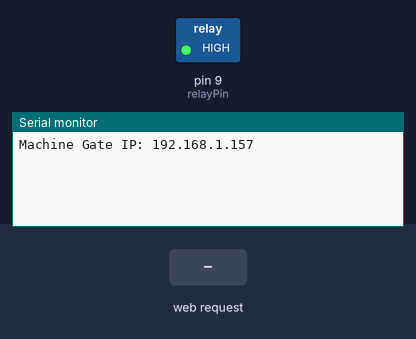
Simulated run of this sketch. Board: Arduino Uno, built with avr-gcc and run on an emulated ATmega328P. Shown: switched loads named in the sketch (green lamp = pin HIGH), the last lines printed to the serial monitor. The inputs (shaded band) are chosen by the test bench. WiFi joins after 1.5 s; servers stay silent unless stated.

Above: at 1.3 s.
1.4 s: HTTP request GET /OPENEN received
At 2.6 s:
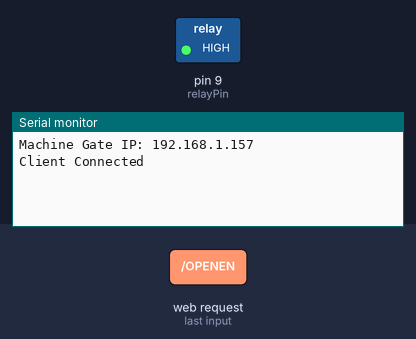
At 3.7 s:
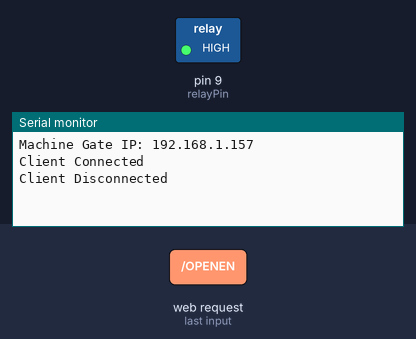

Measured:
- after the input at 1.4 s, the serial monitor: prints a new line at once (image 1)

The sketch:

renewtcpipserverworkingandtested.ino
```cpp
#include <SPI.h>
#include <Ethernet.h>
#include <avr/wdt.h>

#define relayPin 9

byte mac[] = {0xDE, 0xAD, 0xBE, 0xEF, 0xFE, 0xED};
IPAddress ip(192, 168, 1, 157);

EthernetServer server(7000);
EthernetClient client;

String clientData = "";
bool IsClientConnected = false;

unsigned long currentMillis, previousMillis, reconnectMillis, lastClientActivity;
const unsigned long healthPacketInterval = 3000;
const unsigned long reconnectInterval = 5000;
const unsigned long inactivityTimeout = 10000;

void setup() {
  wdt_disable();
  delay(100);
  wdt_enable(WDTO_8S);

  Ethernet.begin(mac, ip);
  server.begin();
  Serial.begin(9600);

  while (!Serial) { ; }

  Serial.print("Machine Gate IP: ");
  Serial.println(Ethernet.localIP());

  pinMode(relayPin, OUTPUT);
  digitalWrite(relayPin, HIGH);

  IsClientConnected = false;
  currentMillis = previousMillis = reconnectMillis = lastClientActivity = millis();
}

void loop() {
  wdt_reset();

  currentMillis = millis();

  if (!IsClientConnected) {
    if (!client.connected()) {
      client.stop();
    }

    EthernetClient newClient = server.available();
    if (newClient) {
      client = newClient;
      IsClientConnected = true;
      client.flush();
      lastClientActivity = currentMillis;
      Serial.println("Client Connected");
      client.println("Connected to Arduino");
    }
  }

  if (IsClientConnected && client.connected()) {
    while (client.available() > 0) {
      char thisChar = client.read();
      lastClientActivity = currentMillis;

      if (thisChar == '|') {
        clientData = "";
      } else if (thisChar == '%') {
        Serial.print("Received: ");
        Serial.println(clientData);

        if (clientData.equals("OPENEN")) {
          Serial.println("Barrier is opening");
          digitalWrite(relayPin, LOW);
          delay(500);
          digitalWrite(relayPin, HIGH);
          delay(500);
        }
        clientData = "";
      } else {
        if (clientData.length() < 50) {
          clientData += thisChar;
        }
      }
    }

    if (currentMillis - previousMillis >= healthPacketInterval) {
      previousMillis = currentMillis;
      client.println("|HLT%");
    }

    if (currentMillis - lastClientActivity > inactivityTimeout) {
      Serial.println("Client timed out.");
      client.stop();
      IsClientConnected = false;
      server.begin();
    }
  }

  if (IsClientConnected && !client.connected()) {
    Serial.println("Client Disconnected");
    IsClientConnected = false;
    client.stop();
    server.begin();
  }

  if (!IsClientConnected && (currentMillis - reconnectMillis >= reconnectInterval)) {
    reconnectMillis = currentMillis;
    if (Ethernet.linkStatus() == LinkOFF) {
      Serial.println("Ethernet link is down.");
    } else {
      Serial.println("Waiting for client...");
    }
  }
}
```
